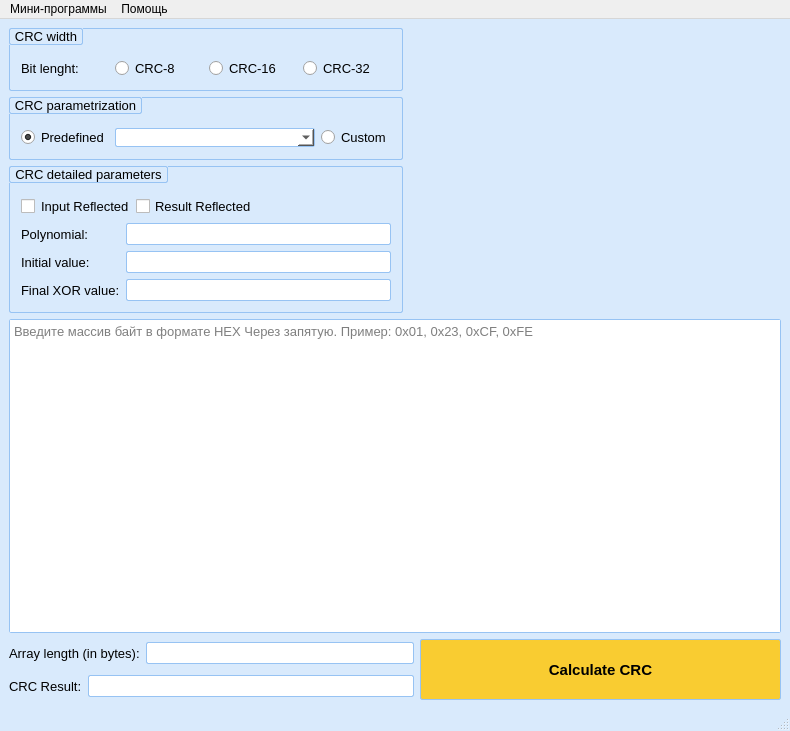
<?xml version="1.0" encoding="UTF-8"?>
<ui version="4.0">
 <class>MainWindow</class>
 <widget class="QMainWindow" name="MainWindow">
  <property name="geometry">
   <rect>
    <x>0</x>
    <y>0</y>
    <width>790</width>
    <height>731</height>
   </rect>
  </property>
  <property name="sizePolicy">
   <sizepolicy hsizetype="Preferred" vsizetype="Preferred">
    <horstretch>0</horstretch>
    <verstretch>0</verstretch>
   </sizepolicy>
  </property>
  <property name="minimumSize">
   <size>
    <width>683</width>
    <height>559</height>
   </size>
  </property>
  <property name="maximumSize">
   <size>
    <width>16777215</width>
    <height>16777215</height>
   </size>
  </property>
  <property name="font">
   <font>
    <pointsize>11</pointsize>
   </font>
  </property>
  <property name="windowTitle">
   <string>CRC Calculator by Solderingiron v1.0.7</string>
  </property>
  <property name="windowIcon">
   <iconset resource="../resources/images.qrc">
    <normaloff>:/app1.ico</normaloff>:/app1.ico</iconset>
  </property>
  <property name="styleSheet">
   <string notr="true">QMainWindow{
background-color: rgb(217, 234, 252);}</string>
  </property>
  <widget class="QWidget" name="centralwidget">
   <layout class="QVBoxLayout" name="verticalLayout_5">
    <item>
     <layout class="QHBoxLayout" name="horizontalLayout_6">
      <item>
       <layout class="QVBoxLayout" name="verticalLayout_4">
        <item>
         <layout class="QHBoxLayout" name="horizontalLayout_3">
          <item>
           <widget class="QGroupBox" name="groupBox">
            <property name="sizePolicy">
             <sizepolicy hsizetype="Expanding" vsizetype="Preferred">
              <horstretch>0</horstretch>
              <verstretch>0</verstretch>
             </sizepolicy>
            </property>
            <property name="minimumSize">
             <size>
              <width>382</width>
              <height>0</height>
             </size>
            </property>
            <property name="maximumSize">
             <size>
              <width>500</width>
              <height>16777215</height>
             </size>
            </property>
            <property name="font">
             <font>
              <pointsize>10</pointsize>
              <bold>false</bold>
             </font>
            </property>
            <property name="styleSheet">
             <string notr="true">QGroupBox {

    border: 1px solid #97c3f3;
    border-radius: 2px;
    background-color: qlineargradient(x1: 0, y1: 0, x2: 0, y2: 1,
                                      stop: 0 #edf1f5, stop: 1 #FFFFFF);
   
}
QGroupBox::title {
    border: 1px solid #97c3f3;
    border-radius: 2px;
    subcontrol-origin: margin;
    subcontrol-position: top left; /* position at the top center */
    padding: 0 3px;
    background-color: qlineargradient(x1: 0, y1: 0, x2: 0, y2: 1,
                                      stop: 0 #FFFFFF, stop: 1 #FFFFFF);
}
</string>
            </property>
            <property name="title">
             <string>CRC width</string>
            </property>
            <layout class="QVBoxLayout" name="verticalLayout">
             <item>
              <layout class="QGridLayout" name="gridLayout">
               <item row="0" column="0">
                <widget class="QLabel" name="label_3">
                 <property name="font">
                  <font>
                   <pointsize>10</pointsize>
                  </font>
                 </property>
                 <property name="text">
                  <string>Bit lenght:</string>
                 </property>
                </widget>
               </item>
               <item row="0" column="1">
                <widget class="QRadioButton" name="radioButton_CRC8">
                 <property name="font">
                  <font>
                   <pointsize>10</pointsize>
                  </font>
                 </property>
                 <property name="text">
                  <string>CRC-8</string>
                 </property>
                </widget>
               </item>
               <item row="0" column="2">
                <widget class="QRadioButton" name="radioButton_CRC16">
                 <property name="font">
                  <font>
                   <pointsize>10</pointsize>
                  </font>
                 </property>
                 <property name="text">
                  <string>CRC-16</string>
                 </property>
                </widget>
               </item>
               <item row="0" column="3">
                <widget class="QRadioButton" name="radioButton_3">
                 <property name="font">
                  <font>
                   <pointsize>10</pointsize>
                  </font>
                 </property>
                 <property name="text">
                  <string>CRC-32</string>
                 </property>
                </widget>
               </item>
              </layout>
             </item>
            </layout>
           </widget>
          </item>
         </layout>
        </item>
        <item>
         <layout class="QHBoxLayout" name="horizontalLayout_4">
          <item>
           <widget class="QGroupBox" name="groupBox_2">
            <property name="sizePolicy">
             <sizepolicy hsizetype="Expanding" vsizetype="Preferred">
              <horstretch>0</horstretch>
              <verstretch>0</verstretch>
             </sizepolicy>
            </property>
            <property name="minimumSize">
             <size>
              <width>382</width>
              <height>0</height>
             </size>
            </property>
            <property name="maximumSize">
             <size>
              <width>500</width>
              <height>16777215</height>
             </size>
            </property>
            <property name="font">
             <font>
              <pointsize>10</pointsize>
             </font>
            </property>
            <property name="styleSheet">
             <string notr="true">QGroupBox {

    border: 1px solid #97c3f3;
    border-radius: 2px;
    background-color: qlineargradient(x1: 0, y1: 0, x2: 0, y2: 1,
                                      stop: 0 #edf1f5, stop: 1 #FFFFFF);
   
}
QGroupBox::title {
    border: 1px solid #97c3f3;
    border-radius: 2px;
    subcontrol-origin: margin;
    subcontrol-position: top left; /* position at the top center */
    padding: 0 3px;
    background-color: qlineargradient(x1: 0, y1: 0, x2: 0, y2: 1,
                                      stop: 0 #FFFFFF, stop: 1 #FFFFFF);
}
</string>
            </property>
            <property name="title">
             <string>CRC parametrization</string>
            </property>
            <layout class="QVBoxLayout" name="verticalLayout_2">
             <item>
              <layout class="QHBoxLayout" name="horizontalLayout">
               <item>
                <widget class="QRadioButton" name="radioButton_Predefined">
                 <property name="sizePolicy">
                  <sizepolicy hsizetype="Minimum" vsizetype="Fixed">
                   <horstretch>0</horstretch>
                   <verstretch>0</verstretch>
                  </sizepolicy>
                 </property>
                 <property name="font">
                  <font>
                   <pointsize>10</pointsize>
                  </font>
                 </property>
                 <property name="text">
                  <string>Predefined</string>
                 </property>
                 <property name="checked">
                  <bool>true</bool>
                 </property>
                </widget>
               </item>
               <item>
                <widget class="QComboBox" name="comboBox">
                 <property name="enabled">
                  <bool>true</bool>
                 </property>
                 <property name="sizePolicy">
                  <sizepolicy hsizetype="Expanding" vsizetype="Fixed">
                   <horstretch>0</horstretch>
                   <verstretch>0</verstretch>
                  </sizepolicy>
                 </property>
                 <property name="minimumSize">
                  <size>
                   <width>200</width>
                   <height>0</height>
                  </size>
                 </property>
                 <property name="maximumSize">
                  <size>
                   <width>150</width>
                   <height>16777215</height>
                  </size>
                 </property>
                 <property name="font">
                  <font>
                   <pointsize>10</pointsize>
                  </font>
                 </property>
                 <property name="styleSheet">
                  <string notr="true">QComboBox {

    border: 1px solid #97c3f3;
    border-radius: 2px;
	background-color: rgb(255, 255, 255);
   
}</string>
                 </property>
                </widget>
               </item>
               <item>
                <widget class="QRadioButton" name="radioButton_Custom">
                 <property name="font">
                  <font>
                   <pointsize>10</pointsize>
                  </font>
                 </property>
                 <property name="text">
                  <string>Custom</string>
                 </property>
                </widget>
               </item>
              </layout>
             </item>
            </layout>
           </widget>
          </item>
         </layout>
        </item>
        <item>
         <layout class="QHBoxLayout" name="horizontalLayout_5">
          <item>
           <widget class="QGroupBox" name="groupBox_3">
            <property name="sizePolicy">
             <sizepolicy hsizetype="Expanding" vsizetype="Preferred">
              <horstretch>0</horstretch>
              <verstretch>0</verstretch>
             </sizepolicy>
            </property>
            <property name="minimumSize">
             <size>
              <width>382</width>
              <height>0</height>
             </size>
            </property>
            <property name="maximumSize">
             <size>
              <width>500</width>
              <height>16777215</height>
             </size>
            </property>
            <property name="font">
             <font>
              <pointsize>10</pointsize>
             </font>
            </property>
            <property name="styleSheet">
             <string notr="true">QGroupBox {

    border: 1px solid #97c3f3;
    border-radius: 2px;
    background-color: qlineargradient(x1: 0, y1: 0, x2: 0, y2: 1,
                                      stop: 0 #edf1f5, stop: 1 #FFFFFF);
   
}
QGroupBox::title {
    border: 1px solid #97c3f3;
    border-radius: 2px;
    subcontrol-origin: margin;
    subcontrol-position: top left; /* position at the top center */
    padding: 0 3px;
    background-color: qlineargradient(x1: 0, y1: 0, x2: 0, y2: 1,
                                      stop: 0 #FFFFFF, stop: 1 #FFFFFF);
}
</string>
            </property>
            <property name="title">
             <string>CRC detailed parameters</string>
            </property>
            <layout class="QVBoxLayout" name="verticalLayout_3">
             <item>
              <layout class="QFormLayout" name="formLayout">
               <item row="0" column="0" colspan="2">
                <layout class="QHBoxLayout" name="horizontalLayout_2">
                 <item>
                  <widget class="QCheckBox" name="checkBox_Input_Reflected">
                   <property name="font">
                    <font>
                     <pointsize>10</pointsize>
                    </font>
                   </property>
                   <property name="styleSheet">
                    <string notr="true">QCheckBox::indicator:checked {
   
	color: rgb(85, 255, 127);
}</string>
                   </property>
                   <property name="text">
                    <string>Input Reflected</string>
                   </property>
                  </widget>
                 </item>
                 <item>
                  <widget class="QCheckBox" name="checkBox_Result_Reflected">
                   <property name="font">
                    <font>
                     <pointsize>10</pointsize>
                    </font>
                   </property>
                   <property name="text">
                    <string>Result Reflected</string>
                   </property>
                  </widget>
                 </item>
                 <item>
                  <spacer name="horizontalSpacer">
                   <property name="orientation">
                    <enum>Qt::Horizontal</enum>
                   </property>
                   <property name="sizeHint" stdset="0">
                    <size>
                     <width>40</width>
                     <height>20</height>
                    </size>
                   </property>
                  </spacer>
                 </item>
                </layout>
               </item>
               <item row="1" column="0">
                <widget class="QLabel" name="label_4">
                 <property name="font">
                  <font>
                   <pointsize>10</pointsize>
                  </font>
                 </property>
                 <property name="text">
                  <string>Polynomial:</string>
                 </property>
                </widget>
               </item>
               <item row="1" column="1">
                <widget class="QLineEdit" name="lineEdit_Polynomial">
                 <property name="enabled">
                  <bool>true</bool>
                 </property>
                 <property name="font">
                  <font>
                   <pointsize>11</pointsize>
                  </font>
                 </property>
                 <property name="styleSheet">
                  <string notr="true">QLineEdit {

    border: 1px solid #97c3f3;
    border-radius: 2px;
	background-color: rgb(255, 255, 255);
   
}</string>
                 </property>
                </widget>
               </item>
               <item row="2" column="0">
                <widget class="QLabel" name="label_5">
                 <property name="font">
                  <font>
                   <pointsize>10</pointsize>
                  </font>
                 </property>
                 <property name="text">
                  <string>Initial value:</string>
                 </property>
                </widget>
               </item>
               <item row="2" column="1">
                <widget class="QLineEdit" name="lineEdit_Initial_value">
                 <property name="font">
                  <font>
                   <pointsize>11</pointsize>
                  </font>
                 </property>
                 <property name="styleSheet">
                  <string notr="true">QLineEdit {

    border: 1px solid #97c3f3;
    border-radius: 2px;
	background-color: rgb(255, 255, 255);
   
}</string>
                 </property>
                </widget>
               </item>
               <item row="3" column="0">
                <widget class="QLabel" name="label_6">
                 <property name="font">
                  <font>
                   <pointsize>10</pointsize>
                  </font>
                 </property>
                 <property name="text">
                  <string>Final XOR value:</string>
                 </property>
                </widget>
               </item>
               <item row="3" column="1">
                <widget class="QLineEdit" name="lineEdit_Final_XOR_value">
                 <property name="font">
                  <font>
                   <pointsize>11</pointsize>
                  </font>
                 </property>
                 <property name="styleSheet">
                  <string notr="true">QLineEdit {

    border: 1px solid #97c3f3;
    border-radius: 2px;
	background-color: rgb(255, 255, 255);
   
}</string>
                 </property>
                </widget>
               </item>
              </layout>
             </item>
            </layout>
           </widget>
          </item>
         </layout>
        </item>
       </layout>
      </item>
      <item>
       <spacer name="horizontalSpacer_2">
        <property name="orientation">
         <enum>Qt::Horizontal</enum>
        </property>
        <property name="sizeHint" stdset="0">
         <size>
          <width>40</width>
          <height>20</height>
         </size>
        </property>
       </spacer>
      </item>
     </layout>
    </item>
    <item>
     <widget class="QTextEdit" name="textEdit">
      <property name="font">
       <font>
        <pointsize>10</pointsize>
       </font>
      </property>
      <property name="styleSheet">
       <string notr="true">QTextEdit{

    border: 1px solid #97c3f3;
    border-radius: 2px;
    background-color: qlineargradient(x1: 0, y1: 0, x2: 0, y2: 1,
                                      stop: 0 #FFFFFF, stop: 1 #FFFFFF);
   
}</string>
      </property>
      <property name="documentTitle">
       <string/>
      </property>
      <property name="markdown">
       <string/>
      </property>
      <property name="placeholderText">
       <string>Введите массив байт в формате HEX Через запятую. Пример: 0x01, 0x23, 0xCF, 0xFE</string>
      </property>
     </widget>
    </item>
    <item>
     <layout class="QGridLayout" name="gridLayout_2">
      <item row="0" column="0" colspan="2">
       <widget class="QLabel" name="label">
        <property name="font">
         <font>
          <pointsize>10</pointsize>
         </font>
        </property>
        <property name="text">
         <string>Array length (in bytes):</string>
        </property>
       </widget>
      </item>
      <item row="0" column="2">
       <widget class="QLineEdit" name="lineEdit">
        <property name="font">
         <font>
          <pointsize>11</pointsize>
         </font>
        </property>
        <property name="styleSheet">
         <string notr="true">QLineEdit {

    border: 1px solid #97c3f3;
    border-radius: 2px;
	background-color: rgb(255, 255, 255);
   
}</string>
        </property>
        <property name="readOnly">
         <bool>true</bool>
        </property>
       </widget>
      </item>
      <item row="0" column="3" rowspan="2">
       <widget class="QPushButton" name="pushButton">
        <property name="sizePolicy">
         <sizepolicy hsizetype="Fixed" vsizetype="Fixed">
          <horstretch>0</horstretch>
          <verstretch>0</verstretch>
         </sizepolicy>
        </property>
        <property name="minimumSize">
         <size>
          <width>361</width>
          <height>61</height>
         </size>
        </property>
        <property name="font">
         <font>
          <pointsize>11</pointsize>
          <bold>true</bold>
         </font>
        </property>
        <property name="styleSheet">
         <string notr="true">QPushButton{
border: 1px solid #97c3f3;
border-radius: 2px;
background-color: rgb(249, 204, 49);
}
QPushButton:pressed {
border: 1px solid #97c3f3;
border-radius: 2px;
background-color: rgb(73, 249, 69);
}
QPushButton:flat {
    border: none; /* no border for a flat push button */
}
</string>
        </property>
        <property name="text">
         <string>Calculate CRC</string>
        </property>
       </widget>
      </item>
      <item row="1" column="0">
       <widget class="QLabel" name="label_2">
        <property name="font">
         <font>
          <pointsize>10</pointsize>
         </font>
        </property>
        <property name="text">
         <string>CRC Result:</string>
        </property>
       </widget>
      </item>
      <item row="1" column="1" colspan="2">
       <widget class="QLineEdit" name="lineEdit_CRC">
        <property name="enabled">
         <bool>true</bool>
        </property>
        <property name="font">
         <font>
          <pointsize>11</pointsize>
         </font>
        </property>
        <property name="styleSheet">
         <string notr="true">QLineEdit {

    border: 1px solid #97c3f3;
    border-radius: 2px;
	background-color: rgb(255, 255, 255);
	color: rgb(65,120,52)
   
}</string>
        </property>
       </widget>
      </item>
     </layout>
    </item>
   </layout>
  </widget>
  <widget class="QMenuBar" name="menubar">
   <property name="geometry">
    <rect>
     <x>0</x>
     <y>0</y>
     <width>790</width>
     <height>22</height>
    </rect>
   </property>
   <widget class="QMenu" name="menu">
    <property name="title">
     <string>Помощь</string>
    </property>
    <addaction name="action"/>
   </widget>
   <widget class="QMenu" name="menu_2">
    <property name="title">
     <string>Мини-программы</string>
    </property>
    <addaction name="action_2"/>
    <addaction name="action_3"/>
    <addaction name="action_RTD_Calculator"/>
    <addaction name="action_Thermocouple_Calculator"/>
    <addaction name="action_Signal_Converter"/>
    <addaction name="action_Curves_for_PWM"/>
    <addaction name="action_TIMx_Calculator"/>
   </widget>
   <addaction name="menu_2"/>
   <addaction name="menu"/>
  </widget>
  <widget class="QStatusBar" name="statusbar"/>
  <action name="action">
   <property name="icon">
    <iconset resource="../resources/images.qrc">
     <normaloff>:/about.png</normaloff>:/about.png</iconset>
   </property>
   <property name="text">
    <string>О программе</string>
   </property>
   <property name="shortcut">
    <string>F1</string>
   </property>
  </action>
  <action name="action_2">
   <property name="icon">
    <iconset resource="../resources/images.qrc">
     <normaloff>:/app2.ico</normaloff>:/app2.ico</iconset>
   </property>
   <property name="text">
    <string>Уравнение прямой, проходящей через 2 точки</string>
   </property>
   <property name="shortcut">
    <string>Ctrl+1</string>
   </property>
  </action>
  <action name="action_3">
   <property name="icon">
    <iconset resource="../resources/images.qrc">
     <normaloff>:/app3.ico</normaloff>:/app3.ico</iconset>
   </property>
   <property name="text">
    <string>HEX to float/double</string>
   </property>
   <property name="shortcut">
    <string>Ctrl+2</string>
   </property>
  </action>
  <action name="action_RTD_Calculator">
   <property name="icon">
    <iconset resource="../resources/images.qrc">
     <normaloff>:/app4.png</normaloff>:/app4.png</iconset>
   </property>
   <property name="text">
    <string>RTD Calculator Resistance to Temperature</string>
   </property>
   <property name="shortcut">
    <string>Ctrl+3</string>
   </property>
  </action>
  <action name="action_Thermocouple_Calculator">
   <property name="icon">
    <iconset resource="../resources/images.qrc">
     <normaloff>:/app5.png</normaloff>:/app5.png</iconset>
   </property>
   <property name="text">
    <string>Thermocouple Calculator</string>
   </property>
   <property name="shortcut">
    <string>Ctrl+4</string>
   </property>
  </action>
  <action name="action_Signal_Converter">
   <property name="icon">
    <iconset resource="../resources/images.qrc">
     <normaloff>:/app6.png</normaloff>:/app6.png</iconset>
   </property>
   <property name="text">
    <string>Signal Converter(0-10v and 4-20mA)</string>
   </property>
   <property name="shortcut">
    <string>Ctrl+5</string>
   </property>
  </action>
  <action name="action_Curves_for_PWM">
   <property name="icon">
    <iconset resource="../resources/images.qrc">
     <normaloff>:/app7.png</normaloff>:/app7.png</iconset>
   </property>
   <property name="text">
    <string>Сurves for PWM</string>
   </property>
   <property name="shortcut">
    <string>Ctrl+6</string>
   </property>
  </action>
  <action name="action_TIMx_Calculator">
   <property name="icon">
    <iconset resource="../resources/images.qrc">
     <normaloff>:/app8.png</normaloff>:/app8.png</iconset>
   </property>
   <property name="text">
    <string>STM32 TIMx Calculator</string>
   </property>
   <property name="shortcut">
    <string>Ctrl+7</string>
   </property>
  </action>
 </widget>
 <resources>
  <include location="../resources/images.qrc"/>
 </resources>
 <connections/>
</ui>
